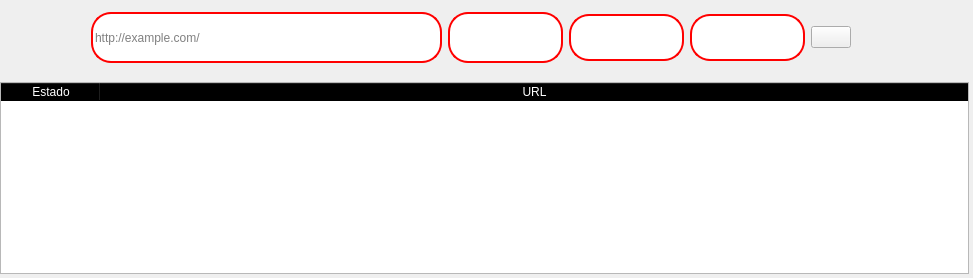
             <widget class="QWidget" name="D_force">
              <layout class="QGridLayout" name="gridLayout_16">
               <property name="leftMargin">
                <number>0</number>
               </property>
               <property name="topMargin">
                <number>0</number>
               </property>
               <property name="rightMargin">
                <number>4</number>
               </property>
               <property name="bottomMargin">
                <number>4</number>
               </property>
               <item row="0" column="0">
                <layout class="QVBoxLayout" name="verticalLayout_17">
                 <item>
                  <widget class="QWidget" name="widget_6" native="true">
                   <property name="minimumSize">
                    <size>
                     <width>0</width>
                     <height>76</height>
                    </size>
                   </property>
                   <property name="maximumSize">
                    <size>
                     <width>16777215</width>
                     <height>76</height>
                    </size>
                   </property>
                   <layout class="QGridLayout" name="gridLayout_15">
                    <property name="leftMargin">
                     <number>0</number>
                    </property>
                    <property name="topMargin">
                     <number>0</number>
                    </property>
                    <property name="rightMargin">
                     <number>0</number>
                    </property>
                    <property name="bottomMargin">
                     <number>0</number>
                    </property>
                    <item row="0" column="0">
                     <layout class="QHBoxLayout" name="horizontalLayout_23">
                      <item>
                       <spacer name="horizontalSpacer_19">
                        <property name="orientation">
                         <enum>Qt::Horizontal</enum>
                        </property>
                        <property name="sizeHint" stdset="0">
                         <size>
                          <width>78</width>
                          <height>20</height>
                         </size>
                        </property>
                       </spacer>
                      </item>
                      <item>
                       <layout class="QHBoxLayout" name="horizontalLayout_22">
                        <item>
                         <widget class="QLabel" name="label_13">
                          <property name="text">
                           <string/>
                          </property>
                          <property name="pixmap">
                           <pixmap resource="../Dashboard.qrc">:/Image/Icons/directory-burn.png</pixmap>
                          </property>
                         </widget>
                        </item>
                        <item>
                         <widget class="QLineEdit" name="dirsearch_url">
                          <property name="minimumSize">
                           <size>
                            <width>351</width>
                            <height>51</height>
                           </size>
                          </property>
                          <property name="maximumSize">
                           <size>
                            <width>351</width>
                            <height>51</height>
                           </size>
                          </property>
                          <property name="styleSheet">
                           <string notr="true">QLineEdit{
border:2px solid rgb(255, 0, 0);
border-radius:20px;
color:black;
}</string>
                          </property>
                          <property name="placeholderText">
                           <string>http://example.com/</string>
                          </property>
                         </widget>
                        </item>
                        <item>
                         <widget class="QPushButton" name="button_dirsearch">
                          <property name="minimumSize">
                           <size>
                            <width>115</width>
                            <height>5</height>
                           </size>
                          </property>
                          <property name="maximumSize">
                           <size>
                            <width>115</width>
                            <height>51</height>
                           </size>
                          </property>
                          <property name="styleSheet">
                           <string notr="true">QPushButton{
border:2px solid rgb(255, 0, 0);
border-radius:20px;
	color: rgb(0, 0, 0);
background-color:white
}

QPushButton:hover{
background-color: rgba(255, 131, 29, 191);
}</string>
                          </property>
                          <property name="text">
                           <string/>
                          </property>
                          <property name="icon">
                           <iconset resource="../Dashboard.qrc">
                            <normaloff>:/Image/Icons/search.png</normaloff>:/Image/Icons/search.png</iconset>
                          </property>
                          <property name="iconSize">
                           <size>
                            <width>44</width>
                            <height>43</height>
                           </size>
                          </property>
                         </widget>
                        </item>
                        <item>
                         <widget class="QPushButton" name="buttton_stop_dirsearch_2">
                          <property name="minimumSize">
                           <size>
                            <width>115</width>
                            <height>47</height>
                           </size>
                          </property>
                          <property name="maximumSize">
                           <size>
                            <width>115</width>
                            <height>47</height>
                           </size>
                          </property>
                          <property name="styleSheet">
                           <string notr="true">QPushButton{
border:2px solid rgb(255, 0, 0);
border-radius:20px;
	color: rgb(0, 0, 0);
background-color:white
}

QPushButton:hover{
background-color:  red;
}</string>
                          </property>
                          <property name="text">
                           <string/>
                          </property>
                          <property name="icon">
                           <iconset resource="../Dashboard.qrc">
                            <normaloff>:/Image/Icons/stop.png</normaloff>:/Image/Icons/stop.png</iconset>
                          </property>
                          <property name="iconSize">
                           <size>
                            <width>31</width>
                            <height>31</height>
                           </size>
                          </property>
                         </widget>
                        </item>
                        <item>
                         <widget class="QPushButton" name="buttton_clean_dirsearch">
                          <property name="minimumSize">
                           <size>
                            <width>115</width>
                            <height>47</height>
                           </size>
                          </property>
                          <property name="maximumSize">
                           <size>
                            <width>115</width>
                            <height>47</height>
                           </size>
                          </property>
                          <property name="styleSheet">
                           <string notr="true">QPushButton{
border:2px solid rgb(255, 0, 0);
border-radius:20px;
	color: rgb(0, 0, 0);
background-color:white
}

QPushButton:hover{
background-color:  red;
}</string>
                          </property>
                          <property name="text">
                           <string/>
                          </property>
                          <property name="icon">
                           <iconset resource="../Dashboard.qrc">
                            <normaloff>:/Image/Icons/clean.png</normaloff>:/Image/Icons/clean.png</iconset>
                          </property>
                          <property name="iconSize">
                           <size>
                            <width>31</width>
                            <height>31</height>
                           </size>
                          </property>
                         </widget>
                        </item>
                       </layout>
                      </item>
                      <item>
                       <widget class="QPushButton" name="button_site_dir_search">
                        <property name="styleSheet">
                         <string notr="true">
QPushButton:hover{
background-color: rgb(255, 0, 0);
}</string>
                        </property>
                        <property name="text">
                         <string/>
                        </property>
                        <property name="icon">
                         <iconset resource="../Dashboard.qrc">
                          <normaloff>:/Image/Icons/question-mark-30.png</normaloff>:/Image/Icons/question-mark-30.png</iconset>
                        </property>
                       </widget>
                      </item>
                      <item>
                       <spacer name="horizontalSpacer_20">
                        <property name="orientation">
                         <enum>Qt::Horizontal</enum>
                        </property>
                        <property name="sizeHint" stdset="0">
                         <size>
                          <width>118</width>
                          <height>20</height>
                         </size>
                        </property>
                       </spacer>
                      </item>
                     </layout>
                    </item>
                   </layout>
                  </widget>
                 </item>
                 <item>
                  <widget class="QTableWidget" name="dirsearch_table">
                   <property name="styleSheet">
                    <string notr="true">QHeaderView::section { background-color: black; color: white; }
</string>
                   </property>
                   <attribute name="horizontalHeaderShowSortIndicator" stdset="0">
                    <bool>false</bool>
                   </attribute>
                   <attribute name="horizontalHeaderStretchLastSection">
                    <bool>true</bool>
                   </attribute>
                   <column>
                    <property name="text">
                     <string>Estado</string>
                    </property>
                   </column>
                   <column>
                    <property name="text">
                     <string>URL</string>
                    </property>
                   </column>
                  </widget>
                 </item>
                </layout>
               </item>
              </layout>
             </widget>
